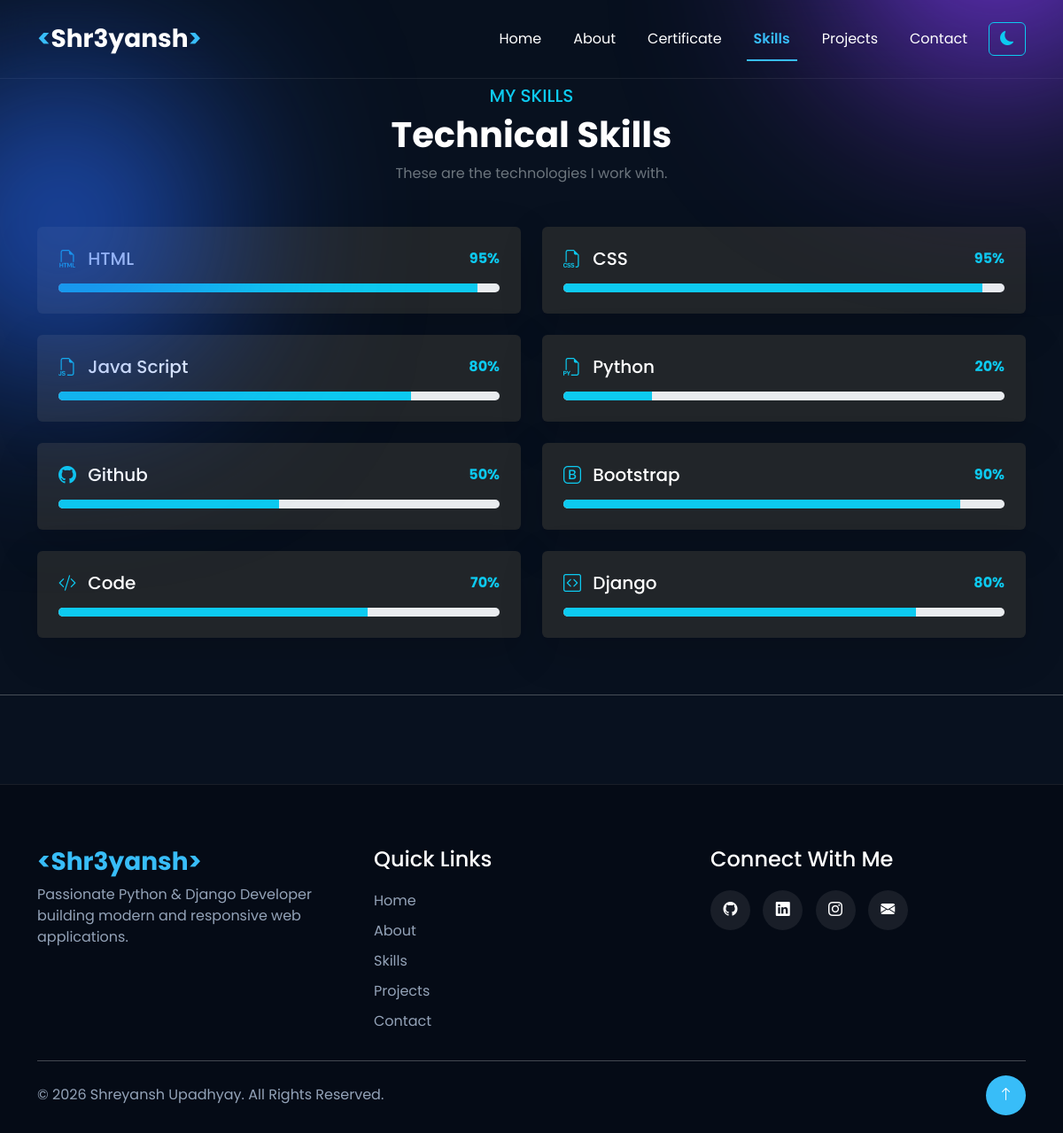
Screenshot of /skills/ with the database file from the repository.
### myapp/models.py (models this page shows, shortened)
class Skill(models.Model):
    name = models.CharField(max_length=100)
    percentage = models.PositiveIntegerField()
    icon = models.CharField(
        max_length=100,
        blank=True,
        help_text="Bootstrap Icon Class (e.g. bi bi-filetype-py)"
    )
    is_active = models.BooleanField(default=True)

### myapp/views.py (the view)
# urls.py: path('skills/',views.skills,name='skills'),
def skills(request):
    skills = Skill.objects.filter(is_active=True)
    return render(request,"skills.html",{"skills": skills})

### myapp/templates/skills.html (shortened to what this page needs)
{% extends 'base.html' %}
{% load static %}
{% block content %}
<section class="py-5 mt-5">
    <div class="container">
        <div class="text-center mb-5">
            <h5 class="text-info">MY SKILLS</h5>
            <h1 class="fw-bold">Technical Skills</h1>
            <p class="text-secondary">
                These are the technologies I work with.
            </p>
        </div>
        <div class="row g-4">
            {% for skill in skills %}
            <div class="col-lg-6">
                <div class="card bg-dark border-0 shadow-lg p-4 h-100">
                    <div class="d-flex justify-content-between align-items-center mb-3">
                        <h5 class="mb-0 text-white">
                            {% if skill.icon %}
                                <i class="{{ skill.icon }} text-info me-2"></i>
                            {% endif %}
                            {{ skill.name }}
                        </h5>
                        <span class="text-info fw-bold">
                            {{ skill.percentage }}%
                        </span>
                    </div>
                    <div class="progress" style="height:10px;">
                        <div class="progress-bar bg-info"
                             role="progressbar"
                             style="width: {{ skill.percentage }}%"
                             aria-valuenow="{{ skill.percentage }}"
                             aria-valuemin="0"
                             aria-valuemax="100">
                        </div>
                    </div>
                </div>
            </div>
            {% endfor %}
        </div>
    </div>
</section>
{% endblock %}

### myapp/static/css/style.css (style rules this page uses)
* { margin: 0; padding: 0; box-sizing: border-box; font-family: 'Poppins', sans-serif; }
body { background: #08111f; color: white; overflow-x: hidden; }

### rows the page displays
Skill: percentage "95"
Skill: name "CSS", percentage "95"
Skill: name "Java Script", percentage "80"
Skill: name "Python", percentage "20"
Skill: name "Github", percentage "50"
Skill: name "Bootstrap", percentage "90"
Skill: name "Code", percentage "70"
Skill: name "Django", percentage "80"
